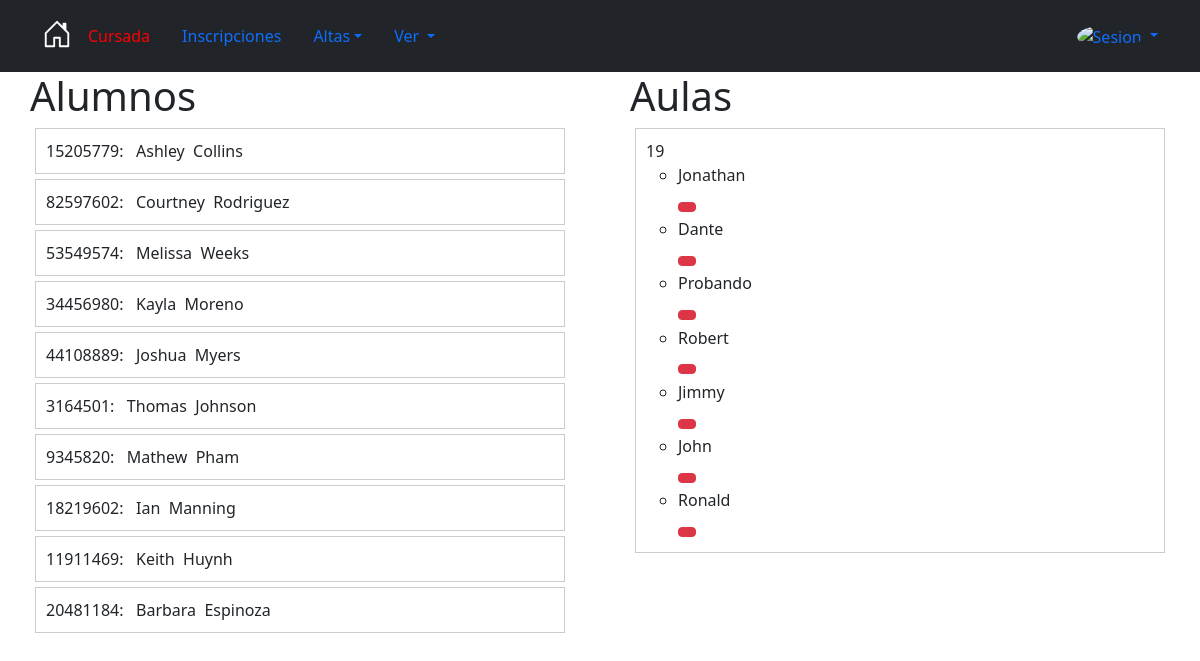
Page /Clases/asignar_alumno_a_aula/1 (signed in) on the committed database.
### Core/models.py (models this page shows, shortened)
class inscripcionEstudianteCiclo(models.Model):
    estudiante = models.ForeignKey(
        Estudiante,
        null=True,
        on_delete=models.CASCADE,
    )
    ciclo = models.ForeignKey(
        Ciclo,
        null=True,
        on_delete=models.CASCADE
    )
    anio = models.ForeignKey(
        AnioPlan,
        on_delete=models.CASCADE
    )
    fecha = models.DateTimeField(default=now)
    class Meta:
        unique_together = ['estudiante', 'ciclo', 'anio']

class Persona(models.Model):
    MAXNOMBRE = 50
    MAXAPELLIDO = 50
    REGEX_NOMBRE = '^[0-9a-zA-Z-_ .]{3,100}$'
    REGEX_NUMERO = '^[0-9]{1,12}$'
    MAXDNI =11
    MAXDIRECCION = 100
    MAXTELEFONO = 10
    Nombre = models.CharField(
        help_text= "Nombre",
        max_length = MAXNOMBRE,
        unique= False,
        null= False,
        blank= False,
        validators= [RegexValidator(regex=REGEX_NOMBRE)],
        error_messages= {
            'max_length': "El nombre puede tener a lo sumo {} caracteres".format(MAXNOMBRE),
            'blank': "El nombre es obligatorio"
        }
    )
    Apellido = models.CharField(
        help_text="Apellido",
        max_length=MAXAPELLIDO,
        unique=False,
        null=False,
        blank=False,
        validators=[RegexValidator(regex=REGEX_NOMBRE)],
        error_messages={
            'max_length': "El apellido puede tener a lo sumo {} caracteres".format(MAXNOMBRE),
            'blank': "El apéllido es obligatorio"
        }
    )
    Dni= models.CharField(
        help_text= "ingrese DNI",
        max_length = MAXDNI,
        unique= True,
        null= False,
        blank= False,
        error_messages= {
            'max_length': "El dni puede tener a lo sumo {} caracteres".format(MAXDNI),
            'unique': "El dni ingresado ya existe",
            'blank': "El dni es obligatorio"
        }
    )
    Localidad=models.ForeignKey(
        Localidad,
        null=False,
        blank=False,
        on_delete=models.CASCADE,
        help_text="Ingrese Localidad",
        error_messages={
        }
    )
    Direccion=models.CharField(
        help_text= "Direccion",
        max_length = MAXDIRECCION,
        unique= False,
        null= False,
        blank= False,
        error_messages= {
            'max_length': "El dni puede tener a lo sumo {} caracteres".format(MAXDNI),
            'unique': "El dni ingresado ya existe",
            'blank': "El dni es obligatorio"
        }
    )
    Email = models.EmailField(
        help_text="Ingrese email valido",
        unique=True,
        null=True,
        blank=True,
        primary_key=False,
        error_messages={
            'unique': "Otra persona tiene ese email",
        }
    )
    Telefono= models.CharField(
        help_text="Telefono ",
        max_length=MAXTELEFONO,
        unique=False,
        null=True,
        blank=True,
        primary_key=False,
        validators=[RegexValidator(regex=REGEX_NUMERO)],
        error_messages={
            'max_length': "El telefono puede tener a lo sumo {} caracteres".format(MAXTELEFONO),
        }
    )
    def __str__(self):
        return "{0}, {1}, {2}".format(self.Dni, self.Apellido, self.Nombre)

class Aula(models.Model):
    estudiantes = models.ManyToManyField(
        'Estudiante',
        blank=True,
        related_name="aulas_del_estudiante",
    )
    division = models.ForeignKey(
        'Division',
        unique=False,
        null=False,  # Asegura que cada aula tenga una división asociada
        blank=False,
        on_delete=models.CASCADE,
        related_name="aulas"  # Hace que el acceso a las aulas asociadas con una división sea más claro
    )
    class Meta:
        db_table = 'Aula'

class Estudiante(Persona):
    def dia_futuro(value):
        hoy = date.today()
        if hoy <  value:
            raise ValidationError('La fecha ingresada es mayor a la actual')
        return value
    legajo = models.CharField(max_length= 50,unique= True)
    fechaInscripcion = models.DateField(default = now,validators=[dia_futuro])
    aulas = models.ManyToManyField(
        'Aula',
        blank=True,
        related_name='estudiantes_en_aula'
        )

### Clases/views.py (the view)
# urls.py: re_path(r'^asignar_alumno_a_aula/(?P<idAnio>\d+)$', views.asignar_alumno_a_aula, name= 'asignar_alumno_a_aula'),
@login_required
def asignar_alumno_a_aula(request, idAnio):
    print("asignar alumno", idAnio)
    ciclo = Ciclo.objects.get(esActual = 'True')
    divisiones = Division.objects.filter(anio_id=idAnio,ciclo=ciclo)
    estudiantes_inscritos = inscripcionEstudianteCiclo.objects.filter(anio=idAnio,ciclo = ciclo)
    print("estudiuantes inscriptos",estudiantes_inscritos)
    for division in divisiones:
        aulas_existen = Aula.objects.filter(division=division).exists()
        if not aulas_existen:
            Aula.objects.create(division=division)
    aulas = Aula.objects.filter(division__in=divisiones)
    estudiantes_aula = {}  # Cambiaremos a un diccionario para asociar estudiantes con aulas
    for aula in aulas:
        estudiantes_aula[aula.id] = aula.estudiantes.all()
        print(aula.estudiantes.all())
    estudiantes_no_en_aula = []
    ids_estudiantes_aula = [estudiante.id for aula_estudiantes in estudiantes_aula.values() for estudiante in aula_estudiantes]
    print("Estudiates e aulas",ids_estudiantes_aula)
    print((ids_estudiantes_aula))
    for estudiante in estudiantes_inscritos:
        print("id estudiante*****",estudiante.estudiante.id,ids_estudiantes_aula)
        if estudiante.estudiante.id not in ids_estudiantes_aula:
            estudiantes_no_en_aula.append(estudiante)
    print("no en aula", estudiantes_no_en_aula)
    return render(request, 'Division/asignar_alumnno_aula.html', {'aulas': aulas,
                                                                'estudiantes': estudiantes_no_en_aula,
                                                                'estudiantes_aula': estudiantes_aula,
                                                                'estudiantes_no_en_aula': estudiantes_no_en_aula})

### Clases/templates/Division/asignar_alumnno_aula.html (shortened to what this page needs)
{% extends 'base.html' %}
{% block content %}
<!DOCTYPE html>
<html>
<head>
</head>
<cuerpo>
    <div id="alumnos-container">
        <h1>Alumnos</h1>
        <ul id="alumnos-list">
            {% for estudiante in estudiantes %}
                <li class="alumno" draggable="true" ondragstart="handleDragStart(event,
                '{{ estudiante.estudiante.Dni }}',
                '{{ estudiante.estudiante.id }}',
                '{{ estudiante.estudiante.Nombre }}')"
                data-id="{{ estudiante.estudiante.id }}"
                data-dni="{{ estudiante.estudiante.Dni }}"
                data-nombre="{{ estudiante.estudiante.Nombre }}">
                {{ estudiante.estudiante.Dni  }}: &nbsp {{ estudiante.estudiante.Nombre  }}&nbsp {{estudiante.estudiante.Apellido}}</li>
            {% endfor %}
        </ul>
    </div>
    <div id="aulas-container">
        <h1>Aulas</h1>
        <ul id="aulas-list">
            {% for aula in aulas %}
                <li class="aula" ondrop="drop(event)" ondragover="allowDrop(event)" data-id="{{ aula.id }}">
                    {{ aula.id }}
                    <ul>
                        {% for estudiante_id, estudiante in estudiantes_aula.items %}
                            {% if estudiante_id == aula.id %}
                                {% for e in estudiante %}
                                    <li>
                                        <h6>{{ e.Nombre }}</h6>
                                        <button class="btn btn-danger btn-sm" onclick="eliminarAlumno('{{ aula.id }}', '{{ e.id }}')">
                                        </button>
                                    </li>
                                {% endfor %}
                            {% endif %}
                        {% endfor %}
                    </ul>
                </li>
            {% endfor %}
        </ul>
    </div>
</cuerpo>
</html>
{% endblock content %}

### Clases/templates/Division/asignar_alumnno_aula.html (style rules this page uses)
cuerpo { display: flex; justify-content: space-around; }
#alumnos-container, #aulas-container { width: 45%; }
.alumno, .aula { padding: 10px; border: 1px solid #ccc; margin: 5px; cursor: grab; }
#alumnos-list, #aulas-list { list-style: none; padding: 0; }

### rows in the picture
inscripcionEstudianteCiclo: estudiante.Dni "15205779", estudiante.Nombre "Ashley", estudiante.Apellido "Collins"
inscripcionEstudianteCiclo: estudiante.Dni "82597602", estudiante.Nombre "Courtney", estudiante.Apellido "Rodriguez"
inscripcionEstudianteCiclo: estudiante.Dni "53549574", estudiante.Nombre "Melissa", estudiante.Apellido "Weeks"
inscripcionEstudianteCiclo: estudiante.Dni "34456980", estudiante.Nombre "Kayla", estudiante.Apellido "Moreno"
inscripcionEstudianteCiclo: estudiante.Dni "44108889", estudiante.Nombre "Joshua", estudiante.Apellido "Myers"
inscripcionEstudianteCiclo: estudiante.Dni "3164501", estudiante.Nombre "Thomas", estudiante.Apellido "Johnson"
inscripcionEstudianteCiclo: estudiante.Dni "9345820", estudiante.Nombre "Mathew", estudiante.Apellido "Pham"
inscripcionEstudianteCiclo: estudiante.Dni "18219602", estudiante.Nombre "Ian", estudiante.Apellido "Manning"
inscripcionEstudianteCiclo: estudiante.Dni "11911469", estudiante.Nombre "Keith", estudiante.Apellido "Huynh"
inscripcionEstudianteCiclo: estudiante.Dni "20481184", estudiante.Nombre "Barbara", estudiante.Apellido "Espinoza"
Aula: id "19"
Estudiante: Nombre "Jonathan"
Estudiante: Nombre "Dante"
Estudiante: Nombre "Probando"
Estudiante: Nombre "Robert"
Estudiante: Nombre "Jimmy"
Estudiante: Nombre "John"
Estudiante: Nombre "Ronald"
